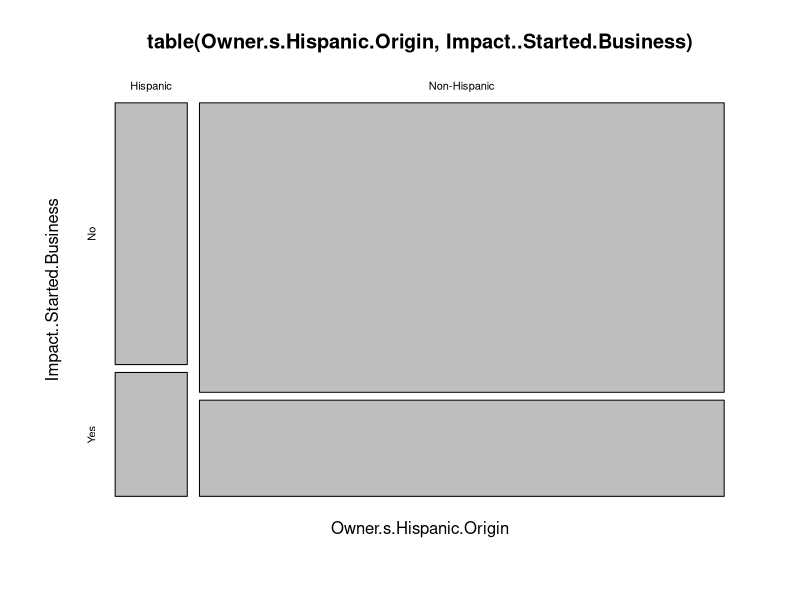
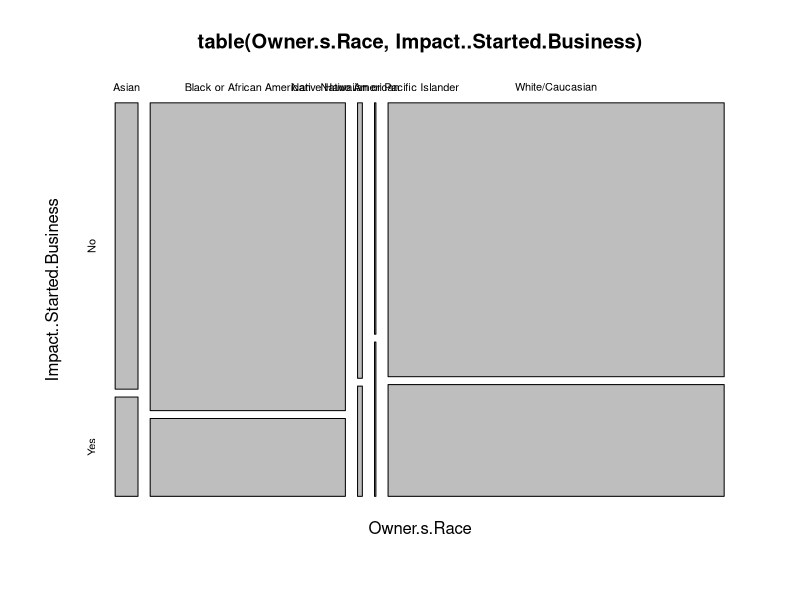

Source code (R) for these figures, in order: (Note: this script raises an error after producing the figures.)
rm = (list = ls())

library(dplyr)
library(tidyverse)
#library(DataExplorer)


raw <- read.csv("tempraw.csv", stringsAsFactors = FALSE)
raw <- raw[1:17078,]

colnames(raw)


nrow(raw)
head(raw)
tail(raw)
str(raw)

temp <- raw %>% filter(Impact..Started.Business %in% c("Yes","No"))
temp <- temp %>% filter(!(Ownership.Gender=="Choose not to respond")) 
temp <- temp %>% filter(!(Owner.s.Race=="Choose not to respond"))
raw_regdata <- temp %>% filter(!(Owner.s.Race=="Choose not to respond"))
raw_regdata <- raw_regdata %>% filter(!(Owner.s.Hispanic.Origin == "Choose not to respond"))

raw_regdata$old_emp <- raw_regdata$Company.s.Total.employees - raw_regdata$Impact..Created.New.Jobs
nrow(raw_regdata)
table(raw_regdata$Business.Status)
table(raw_regdata$Impact..Started.Business)


attach(raw_regdata)

table(Owner.s.Hispanic.Origin, Impact..Started.Business)
table(Owner.s.Hispanic.Origin, Impact..Started.Business)
plot(table(Owner.s.Hispanic.Origin, Impact..Started.Business))
table(County, Impact..Started.Business)
plot(table(Owner.s.Race, Impact..Started.Business))

raw_regdata$started <- as.numeric(if_else(raw_regdata$Impact..Started.Business == "Yes", 1, 0))
table(raw_regdata$started)

#Creating factor variable for County/Service center

x<-as.data.frame(table(ï..Service.Center)) 
quantile(x$Freq)
y <- as.data.frame(table(County)) 
quantile(y$Freq)
temp <- y%>%filter(Freq>475)
high_counties <- temp%>%select(County)
raw_regdata$CC <- if_else(County %in% high_counties$County, 1,0)
table(raw_regdata$CC)

#Feature Engineering
raw_regdata$County <- as.factor(raw_regdata$County)
raw_regdata$County <- relevel(raw_regdata$County, ref = "Prince Georges")
raw_regdata$Ownership.Gender <-  as.factor(raw_regdata$Ownership.Gender)
raw_regdata$Ownership.Gender <- relevel(raw_regdata$Ownership.Gender, ref = "Woman-Owned")
raw_regdata$Owner.s.Hispanic.Origin <-  as.factor(raw_regdata$Owner.s.Hispanic.Origin)
raw_regdata$Owner.s.Hispanic.Origin <-  relevel(raw_regdata$Owner.s.Hispanic.Origin, ref = "Hispanic")
raw_regdata$Owner.s.Race <- as.factor(raw_regdata$Owner.s.Race)
raw_regdata$Owner.s.Race <- relevel(raw_regdata$Owner.s.Race, ref = "Black or African American")

#Regression building

reg <- glm(started ~ as.factor(County) + as.factor(Attended.Group.Training.) + old_emp + NAICS.code 
                    +as.factor(Initial.Services.Sought.at.First.Visit)
                    + as.factor(Owner.s.Hispanic.Origin) +as.factor(Ownership.Gender) 
                    +as.factor(Owner.s.Race) + Total.Counseling.Time..hrs
                    ,data = raw_regdata, family = binomial(link = "logit"), control = list(maxit = 50))

summary(reg)
predict.glm(reg)
head(raw_regdata)






